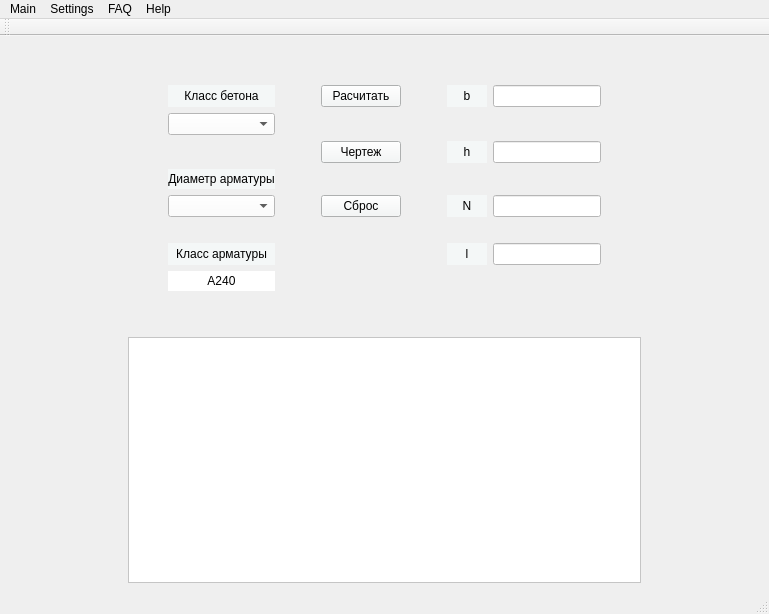
<?xml version="1.0" encoding="UTF-8"?>
<ui version="4.0">
 <class>mainWindow</class>
 <widget class="QMainWindow" name="mainWindow">
  <property name="geometry">
   <rect>
    <x>0</x>
    <y>0</y>
    <width>769</width>
    <height>614</height>
   </rect>
  </property>
  <property name="windowTitle">
   <string>Расчет опорных сечений</string>
  </property>
  <property name="styleSheet">
   <string notr="true"/>
  </property>
  <widget class="QWidget" name="centralwidget">
   <property name="minimumSize">
    <size>
     <width>627</width>
     <height>0</height>
    </size>
   </property>
   <layout class="QGridLayout" name="gridLayout_4">
    <item row="0" column="0">
     <layout class="QGridLayout" name="gridLayout_3">
      <item row="3" column="0">
       <spacer name="horizontalSpacer_20">
        <property name="orientation">
         <enum>Qt::Horizontal</enum>
        </property>
        <property name="sizeHint" stdset="0">
         <size>
          <width>40</width>
          <height>20</height>
         </size>
        </property>
       </spacer>
      </item>
      <item row="0" column="1">
       <layout class="QVBoxLayout" name="verticalLayout"/>
      </item>
      <item row="3" column="2">
       <spacer name="horizontalSpacer_21">
        <property name="orientation">
         <enum>Qt::Horizontal</enum>
        </property>
        <property name="sizeHint" stdset="0">
         <size>
          <width>40</width>
          <height>20</height>
         </size>
        </property>
       </spacer>
      </item>
      <item row="3" column="1">
       <widget class="QTextEdit" name="textEdit">
        <property name="styleSheet">
         <string notr="true">
background-color: rgb(255, 255, 255);</string>
        </property>
       </widget>
      </item>
      <item row="2" column="1">
       <layout class="QGridLayout" name="gridLayout">
        <item row="11" column="5">
         <spacer name="horizontalSpacer_14">
          <property name="orientation">
           <enum>Qt::Horizontal</enum>
          </property>
          <property name="sizeHint" stdset="0">
           <size>
            <width>40</width>
            <height>20</height>
           </size>
          </property>
         </spacer>
        </item>
        <item row="5" column="0">
         <spacer name="horizontalSpacer_18">
          <property name="orientation">
           <enum>Qt::Horizontal</enum>
          </property>
          <property name="sizeHint" stdset="0">
           <size>
            <width>40</width>
            <height>20</height>
           </size>
          </property>
         </spacer>
        </item>
        <item row="6" column="0">
         <spacer name="horizontalSpacer_19">
          <property name="orientation">
           <enum>Qt::Horizontal</enum>
          </property>
          <property name="sizeHint" stdset="0">
           <size>
            <width>40</width>
            <height>20</height>
           </size>
          </property>
         </spacer>
        </item>
        <item row="2" column="0">
         <spacer name="horizontalSpacer_17">
          <property name="orientation">
           <enum>Qt::Horizontal</enum>
          </property>
          <property name="sizeHint" stdset="0">
           <size>
            <width>40</width>
            <height>20</height>
           </size>
          </property>
         </spacer>
        </item>
        <item row="6" column="6">
         <widget class="QLineEdit" name="lineEdit_4">
          <property name="styleSheet">
           <string notr="true">background-color: rgb(255, 255, 255);</string>
          </property>
         </widget>
        </item>
        <item row="9" column="5">
         <widget class="QLabel" name="label_11">
          <property name="styleSheet">
           <string notr="true">background-color: rgb(244, 247, 247);
</string>
          </property>
          <property name="text">
           <string>l</string>
          </property>
          <property name="alignment">
           <set>Qt::AlignCenter</set>
          </property>
         </widget>
        </item>
        <item row="9" column="6">
         <widget class="QLineEdit" name="lineEdit_2">
          <property name="styleSheet">
           <string notr="true">background-color: rgb(255, 255, 255);</string>
          </property>
         </widget>
        </item>
        <item row="0" column="6">
         <spacer name="verticalSpacer_2">
          <property name="orientation">
           <enum>Qt::Vertical</enum>
          </property>
          <property name="sizeHint" stdset="0">
           <size>
            <width>20</width>
            <height>40</height>
           </size>
          </property>
         </spacer>
        </item>
        <item row="0" column="3">
         <spacer name="verticalSpacer">
          <property name="orientation">
           <enum>Qt::Vertical</enum>
          </property>
          <property name="sizeHint" stdset="0">
           <size>
            <width>20</width>
            <height>40</height>
           </size>
          </property>
         </spacer>
        </item>
        <item row="0" column="1">
         <spacer name="verticalSpacer_3">
          <property name="orientation">
           <enum>Qt::Vertical</enum>
          </property>
          <property name="sizeHint" stdset="0">
           <size>
            <width>20</width>
            <height>40</height>
           </size>
          </property>
         </spacer>
        </item>
        <item row="6" column="5">
         <widget class="QLabel" name="label_10">
          <property name="styleSheet">
           <string notr="true">background-color: rgb(244, 247, 247);</string>
          </property>
          <property name="text">
           <string>N</string>
          </property>
          <property name="alignment">
           <set>Qt::AlignCenter</set>
          </property>
         </widget>
        </item>
        <item row="4" column="6">
         <widget class="QLineEdit" name="lineEdit_3">
          <property name="styleSheet">
           <string notr="true">background-color: rgb(255, 255, 255);</string>
          </property>
         </widget>
        </item>
        <item row="4" column="5">
         <widget class="QLabel" name="label_9">
          <property name="styleSheet">
           <string notr="true">background-color: rgb(244, 247, 247);</string>
          </property>
          <property name="text">
           <string>h</string>
          </property>
          <property name="alignment">
           <set>Qt::AlignCenter</set>
          </property>
         </widget>
        </item>
        <item row="6" column="7">
         <spacer name="horizontalSpacer_10">
          <property name="orientation">
           <enum>Qt::Horizontal</enum>
          </property>
          <property name="sizeHint" stdset="0">
           <size>
            <width>40</width>
            <height>20</height>
           </size>
          </property>
         </spacer>
        </item>
        <item row="6" column="4">
         <spacer name="horizontalSpacer_9">
          <property name="orientation">
           <enum>Qt::Horizontal</enum>
          </property>
          <property name="sizeHint" stdset="0">
           <size>
            <width>40</width>
            <height>20</height>
           </size>
          </property>
         </spacer>
        </item>
        <item row="14" column="5">
         <spacer name="horizontalSpacer_15">
          <property name="orientation">
           <enum>Qt::Horizontal</enum>
          </property>
          <property name="sizeHint" stdset="0">
           <size>
            <width>40</width>
            <height>20</height>
           </size>
          </property>
         </spacer>
        </item>
        <item row="2" column="7">
         <spacer name="horizontalSpacer_12">
          <property name="orientation">
           <enum>Qt::Horizontal</enum>
          </property>
          <property name="sizeHint" stdset="0">
           <size>
            <width>40</width>
            <height>20</height>
           </size>
          </property>
         </spacer>
        </item>
        <item row="1" column="1">
         <widget class="QLabel" name="label">
          <property name="styleSheet">
           <string notr="true">background-color: rgb(244, 247, 247);</string>
          </property>
          <property name="text">
           <string>Класс бетона</string>
          </property>
          <property name="alignment">
           <set>Qt::AlignCenter</set>
          </property>
         </widget>
        </item>
        <item row="6" column="1">
         <widget class="QComboBox" name="comboBox_2">
          <property name="styleSheet">
           <string notr="true">background-color: rgb(255, 255, 255);</string>
          </property>
         </widget>
        </item>
        <item row="1" column="3">
         <widget class="QPushButton" name="pushButton">
          <property name="styleSheet">
           <string notr="true">background-color: rgb(244, 247, 247);</string>
          </property>
          <property name="text">
           <string>Расчитать</string>
          </property>
         </widget>
        </item>
        <item row="1" column="7">
         <spacer name="horizontalSpacer_2">
          <property name="orientation">
           <enum>Qt::Horizontal</enum>
          </property>
          <property name="sizeHint" stdset="0">
           <size>
            <width>40</width>
            <height>20</height>
           </size>
          </property>
         </spacer>
        </item>
        <item row="1" column="0">
         <spacer name="horizontalSpacer_16">
          <property name="orientation">
           <enum>Qt::Horizontal</enum>
          </property>
          <property name="sizeHint" stdset="0">
           <size>
            <width>40</width>
            <height>20</height>
           </size>
          </property>
         </spacer>
        </item>
        <item row="5" column="1">
         <widget class="QLabel" name="Diametr">
          <property name="styleSheet">
           <string notr="true">background-color: rgb(244, 247, 247);</string>
          </property>
          <property name="text">
           <string>Диаметр арматуры</string>
          </property>
          <property name="alignment">
           <set>Qt::AlignCenter</set>
          </property>
         </widget>
        </item>
        <item row="1" column="5">
         <widget class="QLabel" name="label_8">
          <property name="styleSheet">
           <string notr="true">background-color: rgb(244, 247, 247);</string>
          </property>
          <property name="text">
           <string>b</string>
          </property>
          <property name="alignment">
           <set>Qt::AlignCenter</set>
          </property>
         </widget>
        </item>
        <item row="2" column="1">
         <widget class="QComboBox" name="comboBox">
          <property name="styleSheet">
           <string notr="true">background-color: rgb(255, 255, 255);</string>
          </property>
         </widget>
        </item>
        <item row="2" column="4">
         <spacer name="horizontalSpacer_7">
          <property name="orientation">
           <enum>Qt::Horizontal</enum>
          </property>
          <property name="sizeHint" stdset="0">
           <size>
            <width>40</width>
            <height>20</height>
           </size>
          </property>
         </spacer>
        </item>
        <item row="1" column="4">
         <spacer name="horizontalSpacer">
          <property name="orientation">
           <enum>Qt::Horizontal</enum>
          </property>
          <property name="sizeHint" stdset="0">
           <size>
            <width>40</width>
            <height>20</height>
           </size>
          </property>
         </spacer>
        </item>
        <item row="1" column="2">
         <spacer name="horizontalSpacer_3">
          <property name="orientation">
           <enum>Qt::Horizontal</enum>
          </property>
          <property name="sizeHint" stdset="0">
           <size>
            <width>40</width>
            <height>20</height>
           </size>
          </property>
         </spacer>
        </item>
        <item row="2" column="2">
         <spacer name="horizontalSpacer_4">
          <property name="orientation">
           <enum>Qt::Horizontal</enum>
          </property>
          <property name="sizeHint" stdset="0">
           <size>
            <width>40</width>
            <height>20</height>
           </size>
          </property>
         </spacer>
        </item>
        <item row="6" column="2">
         <spacer name="horizontalSpacer_6">
          <property name="orientation">
           <enum>Qt::Horizontal</enum>
          </property>
          <property name="sizeHint" stdset="0">
           <size>
            <width>40</width>
            <height>20</height>
           </size>
          </property>
         </spacer>
        </item>
        <item row="5" column="4">
         <spacer name="horizontalSpacer_8">
          <property name="orientation">
           <enum>Qt::Horizontal</enum>
          </property>
          <property name="sizeHint" stdset="0">
           <size>
            <width>40</width>
            <height>20</height>
           </size>
          </property>
         </spacer>
        </item>
        <item row="5" column="2">
         <spacer name="horizontalSpacer_5">
          <property name="orientation">
           <enum>Qt::Horizontal</enum>
          </property>
          <property name="sizeHint" stdset="0">
           <size>
            <width>40</width>
            <height>20</height>
           </size>
          </property>
         </spacer>
        </item>
        <item row="1" column="6">
         <widget class="QLineEdit" name="lineEdit">
          <property name="styleSheet">
           <string notr="true">background-color: rgb(255, 255, 255);</string>
          </property>
          <property name="inputMask">
           <string/>
          </property>
         </widget>
        </item>
        <item row="5" column="7">
         <spacer name="horizontalSpacer_11">
          <property name="orientation">
           <enum>Qt::Horizontal</enum>
          </property>
          <property name="sizeHint" stdset="0">
           <size>
            <width>40</width>
            <height>20</height>
           </size>
          </property>
         </spacer>
        </item>
        <item row="10" column="5">
         <spacer name="horizontalSpacer_13">
          <property name="orientation">
           <enum>Qt::Horizontal</enum>
          </property>
          <property name="sizeHint" stdset="0">
           <size>
            <width>40</width>
            <height>20</height>
           </size>
          </property>
         </spacer>
        </item>
        <item row="7" column="6">
         <widget class="QLabel" name="label_7">
          <property name="text">
           <string/>
          </property>
         </widget>
        </item>
        <item row="6" column="3">
         <widget class="QPushButton" name="pushButton_3">
          <property name="styleSheet">
           <string notr="true">background-color: rgb(244, 247, 247);</string>
          </property>
          <property name="text">
           <string>Сброс</string>
          </property>
         </widget>
        </item>
        <item row="4" column="3">
         <widget class="QPushButton" name="pushButton_2">
          <property name="styleSheet">
           <string notr="true">background-color: rgb(244, 247, 247);</string>
          </property>
          <property name="text">
           <string>Чертеж</string>
          </property>
         </widget>
        </item>
        <item row="9" column="1">
         <widget class="QLabel" name="label_5">
          <property name="styleSheet">
           <string notr="true">background-color: rgb(244, 247, 247);</string>
          </property>
          <property name="text">
           <string>Класс арматуры</string>
          </property>
          <property name="alignment">
           <set>Qt::AlignCenter</set>
          </property>
         </widget>
        </item>
        <item row="10" column="1">
         <widget class="QLabel" name="label_6">
          <property name="styleSheet">
           <string notr="true">background-color: rgb(255, 255, 255);</string>
          </property>
          <property name="text">
           <string>А240</string>
          </property>
          <property name="alignment">
           <set>Qt::AlignCenter</set>
          </property>
         </widget>
        </item>
       </layout>
      </item>
     </layout>
    </item>
   </layout>
  </widget>
  <widget class="QStatusBar" name="statusbar"/>
  <widget class="QMenuBar" name="menuBar">
   <property name="geometry">
    <rect>
     <x>0</x>
     <y>0</y>
     <width>769</width>
     <height>26</height>
    </rect>
   </property>
   <widget class="QMenu" name="menuHelp">
    <property name="title">
     <string>Help</string>
    </property>
    <addaction name="action"/>
    <addaction name="action_2"/>
    <addaction name="action_8"/>
   </widget>
   <widget class="QMenu" name="menuSettings">
    <property name="title">
     <string>Settings</string>
    </property>
    <widget class="QMenu" name="menu">
     <property name="title">
      <string>Шрифт</string>
     </property>
     <addaction name="action_5"/>
     <addaction name="action_6"/>
     <addaction name="action_7"/>
    </widget>
    <addaction name="menu"/>
   </widget>
   <widget class="QMenu" name="menuFAQ">
    <property name="title">
     <string>FAQ</string>
    </property>
    <addaction name="action_3"/>
    <addaction name="actionE_mail"/>
   </widget>
   <widget class="QMenu" name="menuMain">
    <property name="title">
     <string>Main</string>
    </property>
    <addaction name="action_4"/>
    <addaction name="action_9"/>
   </widget>
   <addaction name="menuMain"/>
   <addaction name="menuSettings"/>
   <addaction name="menuFAQ"/>
   <addaction name="menuHelp"/>
  </widget>
  <widget class="QToolBar" name="toolBar">
   <property name="windowTitle">
    <string>toolBar</string>
   </property>
   <attribute name="toolBarArea">
    <enum>TopToolBarArea</enum>
   </attribute>
   <attribute name="toolBarBreak">
    <bool>false</bool>
   </attribute>
  </widget>
  <action name="action">
   <property name="text">
    <string>Инструкция</string>
   </property>
  </action>
  <action name="action_2">
   <property name="text">
    <string>Надобность программы</string>
   </property>
  </action>
  <action name="action_3">
   <property name="text">
    <string>Создатели</string>
   </property>
  </action>
  <action name="actionE_mail">
   <property name="text">
    <string>E-mail</string>
   </property>
  </action>
  <action name="action_5">
   <property name="text">
    <string>Маленький</string>
   </property>
  </action>
  <action name="action_6">
   <property name="text">
    <string>Средний</string>
   </property>
  </action>
  <action name="action_7">
   <property name="text">
    <string>Большой</string>
   </property>
  </action>
  <action name="action_8">
   <property name="text">
    <string>Доп.помощь</string>
   </property>
  </action>
  <action name="action_4">
   <property name="text">
    <string>Сохранить</string>
   </property>
  </action>
  <action name="action_9">
   <property name="text">
    <string>Открыть</string>
   </property>
  </action>
 </widget>
 <resources/>
 <connections/>
</ui>
